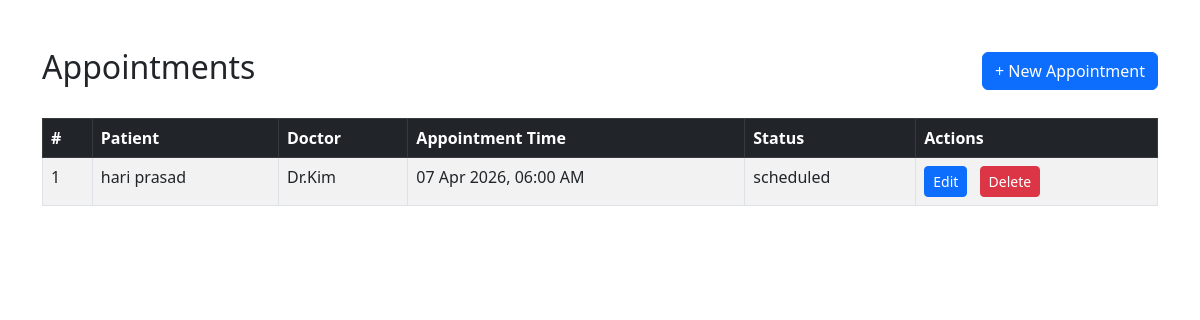
The page /appointments/ (signed in) on the database as committed earlier.
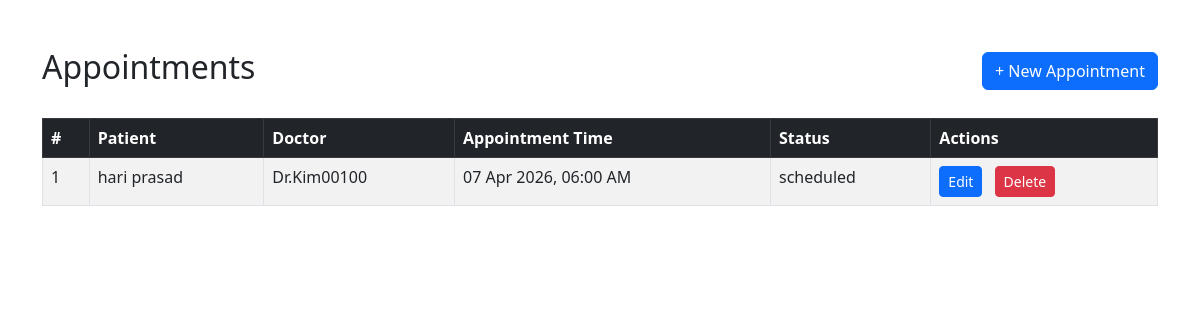
The same page on the database as committed later.
### appointments/models.py (models this page shows, shortened)
class Appointment(models.Model):
    patient = models.ForeignKey('patients.Patient', on_delete=models.CASCADE)
    doctors = models.ForeignKey('doctors.Doctor', on_delete=models.CASCADE)
    appointment_time = models.DateTimeField()
    appointment_status = models.CharField(max_length=100)

### doctors/models.py (models this page shows)
class Doctor(models.Model):
    name = models.CharField(max_length =200)
    specialization = models.CharField(max_length =200)
    def __str__(self):
        return self.name

### patients/models.py (models this page shows)
class Patient(models.Model):
    name = models.CharField(max_length=200)
    phone = models.CharField(max_length=15)
    email = models.EmailField()
    def __str__(self):
        return self.name

### appointments/views.py (the view)
# urls.py: path('', views.appointment_list, name='appointment_list'),
@login_required
def appointment_list(request):
    appointments = Appointment.objects.all()
    return render(request, 'appointments/appointment_list.html', {'appointments': appointments})

### appointments/templates/appointments/appointment_list.html (shortened to what this page needs)
﻿<!DOCTYPE html>
<html lang="en">
<head>
    <link href="https://cdn.jsdelivr.net/npm/bootstrap@5.3.0/dist/css/bootstrap.min.css" rel="stylesheet">
</head>
<body>
<div class="container my-4">
    <div class="d-flex justify-content-between align-items-center mb-4">
        <h2>Appointments</h2>
        <a href="/appointments/create/" class="btn btn-primary">+ New Appointment</a>
    </div>
    {% if appointments %}
    <div class="table-responsive">
        <table class="table table-striped table-bordered">
            <thead class="table-dark">
                <tr>
                    <th>#</th>
                    <th>Patient</th>
                    <th>Doctor</th>
                    <th>Appointment Time</th>
                    <th>Status</th>
                    <th>Actions</th>
                </tr>
            </thead>
            <tbody>
                {% for appointment in appointments %}
                <tr>
                    <td>{{ forloop.counter }}</td>
                    <td>{{ appointment.patient }}</td>
                    <td>{{ appointment.doctors }}</td>
                    <td>{{ appointment.appointment_time|date:"d M Y, h:i A" }}</td>
                    <td>{{ appointment.appointment_status }}</td>
                    <td>
                        <a href="/appointments/{{ appointment.id }}/edit/" class="btn btn-sm btn-primary me-2">Edit</a>
                        <a href="/appointments/{{ appointment.id }}/delete/" class="btn btn-sm btn-danger">Delete</a>
                    </td>
                </tr>
                {% endfor %}
            </tbody>
        </table>
    </div>
    {% else %}
    <div class="alert alert-info text-center">
        No appointments scheduled yet.
    </div>
    {% endif %}
</div>
</body>
</html>

Rows that differ between the two databases and show on the page:
changed through a linked row, Appointment "scheduled": doctors "Dr.Kim" → "Dr.Kim00100"
